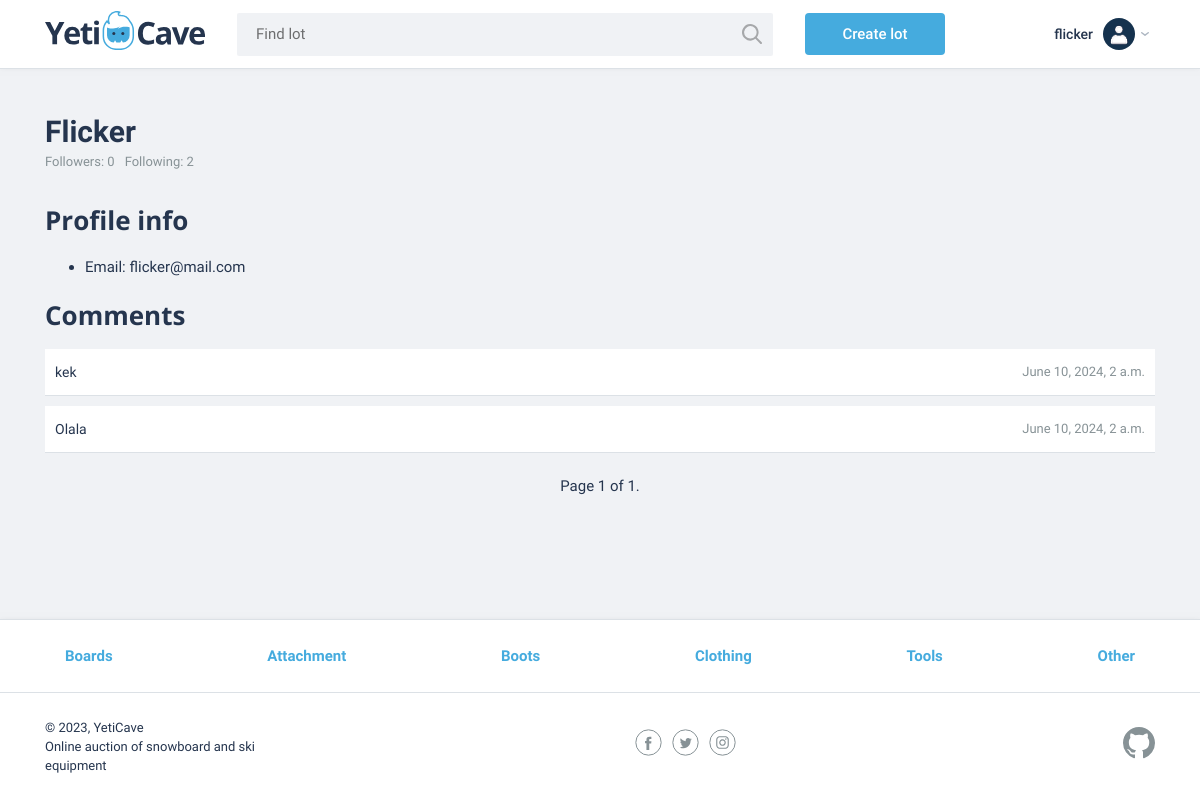
Screenshot of /profile/flicker/ (signed in) with the database file from the repository.
### yeticave/users/models.py (models this page shows, shortened)
class User(AbstractUser):
    first_name = None
    last_name = None
    email = models.EmailField("Email Address", unique=True)
    USERNAME_FIELD = "email"
    REQUIRED_FIELDS = []
    objects: UserManager = UserManager()
    comments: "CommentManager"
    bids: "BidManager"
    following: "FollowManager"
    followers: "FollowManager"

### yeticave/lots/models/Comment.py (models this page shows, shortened)
class Comment(models.Model):
    text = models.TextField("Comment")
    created_at = models.DateTimeField(auto_now_add=True)
    lot = models.ForeignKey(Lot, on_delete=models.CASCADE)
    author = models.ForeignKey(User, on_delete=models.CASCADE, related_name="comments")
    objects: CommentManager = CommentManager()

### yeticave/categories/models.py (models this page shows, shortened)
class Category(models.Model):
    name = models.CharField(max_length=64, choices=CATEGORIES)
    objects: CategoryManager = CategoryManager()

### yeticave/users/views/profile.py (the view)
# urls.py: path("profile/<str:username>/", profile, name="profile"),
@require_http_methods(["GET"])
def profile(request: HttpRequest, username: str) -> HttpResponse:
    TEMPLATE = "users/profile.html"
    COMMENTS_PER_PAGE = 5
    DEFAULT_PAGE = 1
    profile_user = get_object_or_404(User, username=username)
    is_followed = False
    if auth_user := get_authenticated_user(request):
        is_followed = Follow.objects.is_followed(auth_user, profile_user)
    comments = profile_user.comments.get_all_recent()
    paginator = Paginator(comments, COMMENTS_PER_PAGE)
    page_number = request.GET.get("page", DEFAULT_PAGE)
    page = paginator.get_page(page_number)
    context = {
        "page": page,
        "profile_user": profile_user,
        "is_followed": is_followed,
    }
    return render(request, TEMPLATE, context)

### yeticave/categories/context_processors.py (called while the page is built)
def categories(request):
    categories = Category.objects.all()
    return {"categories": categories}

### yeticave/categories/managers.py (called while the page is built)
    def get_queryset(self) -> CategoryQuerySet:
        return CategoryQuerySet(self.model, using=self._db)

### yeticave/core/context_processors.py (called while the page is built)
def custom_message_levels(request):
    return {
        "NOTIFICATION_LEVEL": settings.NOTIFICATION_LEVEL,
    }

### yeticave/core/utils/get_authenticated_user.py (called while the page is built)
def get_authenticated_user(request: HttpRequest) -> Optional["User"]:
    if request.user.is_authenticated:
        return cast("User", request.user)
    return None

### yeticave/followers/managers.py (called while the page is built)
    def get_total_count(self) -> int:
        return self.all().count()

    def is_following(self, follower: "User", following: "User") -> bool:
        return self.filter(follower=follower, following=following).exists()

    def get_queryset(self) -> FollowQuerySet:
        return FollowQuerySet(self.model, using=self._db)

    def get_total_count(self) -> int:
        return self.get_queryset().get_total_count()

    def is_followed(self, follower: "User", following: "User") -> bool:
        return self.get_queryset().is_following(follower, following)

### yeticave/lots/managers/CommentManager.py (called while the page is built)
    def get_all_recent(self):
        return self.all().order_by("-created_at")

    def get_queryset(self) -> "CommentQuerySet":
        return CommentQuerySet(self.model, using=self._db)

    def get_all_recent(self) -> "CommentQuerySet":
        return self.get_queryset().get_all_recent()

### yeticave/users/templates/users/profile.html (shortened to what this page needs)
{% extends "base.html" %}
{% block content %}
    <main class="container">
        <section class="profile">
            <div class="profile__header">
                <div class="header__left">
                    <h1 class="profile__title">{{ profile_user.username|capfirst }}</h1>
                    <small class="profile__follower-wrapper">
                        <span>Followers: {{ profile_user.followers.get_total_count }}</span>
                        <span>Following: {{ profile_user.following.get_total_count }}</span>
                    </small>
                </div>
            </div>
            <div class="profile__info">
                <h2>Profile info</h2>
                <ul class="profile__info-list">
                    <li class="profile__info-item">Email: {{ profile_user.email }}</li>
                </ul>
            </div>
            {% include "lots/comments.html" with comments=page author=False %}
        </section>
    </main>
{% endblock content %}

### templates/header.html (shortened to what this page needs)
{% load static %}
<header class="main-header">
    <div class="main-header__container container">
        <a href={% url 'lots:lot_list' %} class="main-header__logo">
            <img src="{% static 'img/logo.svg' %}"
                 width="160"
                 height="39"
                 alt="YetiCave Logo">
        </a>
        <form method="get" action="/search" class="main-header__search">
            <input type="search" name="text" placeholder="Find lot">
            <button class="main-header__search-btn" type="submit">
            </button>
        </form>
        {% if user.is_authenticated %}
            <a class="main-header__add-lot button"
               href="{% url 'lots:create_lot' %}">Create lot</a>
            <div class="main-header__menu-wrapper">
                <button class="menu-toggler">
                    <span>{{ user.username }}</span>
                    <img src="{% static 'img/user.png' %}"
                         width="32"
                         height="32"
                         alt="User avatar">
                </button>
            </div>
        {% endif %}
    </div>
</header>

### yeticave/lots/templates/lots/comments.html (shortened to what this page needs)
<div class="comments">
    <h2>Comments</h2>
    <div class="comments__list">
        {% for comment in comments %}
            <div class="comments__item">
                <div class="comments__description">
                    <p class="comments__text">{{ comment.text }}</p>
                    <small class="comments__date">{{ comment.created_at }}</small>
                </div>
            </div>
        {% endfor %}
        {% if page %}
            {% include "pagination.html" %}
        {% endif %}
    </div>
</div>

### templates/footer.html (shortened to what this page needs)
<footer class="main-footer">
    <nav class="nav">
        <ul class="nav__list container">
            {% for category in categories %}
                <li class="nav__item">
                    <a href="{% url "categories:category" category.id %}">
                        {{ category.name }}
                    </a>
                </li>
            {% endfor %}
        </ul>
    </nav>
    <div class="main-footer__bottom container">
        <div class="main-footer__copyright">
            <p>© 2023, YetiCave</p>
            <p>Online auction of snowboard and ski equipment</p>
        </div>
        <div class="main-footer__social">
            <a href="#" class="social-link">
                <svg width="27" height="27" class="social-link__item">
                    <use xlink:href="#facebook"></use>
                </svg>
            </a>
            <a href="#" class="social-link">
                <svg width="27" height="27" class="social-link__item">
                    <use xlink:href="#twitter"></use>
                </svg>
            </a>
            <a href="#" class="social-link">
                <svg width="27" height="27" class="social-link__item">
                    <use xlink:href="#instagram"></use>
                </svg>
            </a>
        </div>
        <div class="main-footer__developed-by">
            <a href="https://github.com/vFlicker" class="social-link">
                <svg width="32" height="32" class="social-link__item">
                    <use xlink:href="#github"></use>
                </svg>
            </a>
        </div>
    </div>
</footer>

### static/css/styles.css (style rules this page uses)
html { box-sizing: border-box; }
*, *:before, *:after { box-sizing: inherit; }
html, body { height: 100%; }
body { display: flex; flex-direction: column; min-width: 1140px; background-color: #f0f2f5; font-family: "Roboto", sans-serif; font-weight: 400; font-size: 15px; line-height: 26px; color: #25354e; }
main { flex: 1 0 auto; }
footer { flex-shrink: 0; }
a { text-decoration: none; }
button { padding: 0px; background: 0px 0px; border: none; text-decoration: none; cursor: pointer; display: inline-block; font: inherit; text-align: center; word-break: break-word; overflow-wrap: break-word; transition: color 0.3s ease 0s, background-color 0.3s ease 0s; outline: 0px; }
h2 { font-family: "Open Sans", sans-serif; font-size: 26px; font-weight: 700; }
.container { width: 1140px; margin: 0 auto; padding: 0 15px; }
.button { display: block; padding: 8px 20px; background-color: #45abde; color: #fff; text-align: center; font-weight: 500; border: none; border-radius: 4px; transition: background-color .1s; }
.main-header { background-color: #fff; border-bottom: 1px solid #dce1e6; box-shadow: 0px -8px 10px rgba(0, 0, 0, 0.5); }
.main-header__container { display: flex; justify-content: flex-start; align-items: center; min-height: 68px; padding: 0 15px; }
.main-header__logo { display: block; margin-right: 30px; }
.main-header__search { position: relative; width: 540px; margin-right: 30px; }
.main-header__search input[type="search"] { width: 100%; padding: 8px 19px 9px 19px; background-color: #f0f2f5; border: 2px solid #fff; border-radius: 4px; }
.main-header__search-btn { content: ""; position: absolute; top: 3px; right: 3px; width: 20px; height: 20px; padding: 20px; background: url("../img/search.svg") center no-repeat; opacity: 0.3; border: 0; font-size: 0; cursor: pointer; }
.main-header__add-lot { width: 100%; max-width: 140px; margin-right: 30px; }
.main-header__menu-wrapper { margin-left: auto; position: relative; }
.menu-toggler { display: flex; align-items: center; min-height: 68px; padding: 0 20px 0 20px; position: relative; background-color: transparent; border: none; cursor: pointer; }
.menu-toggler::after { content: ''; width: 12px; height: 8px; position: absolute; top: 50%; margin-top: -4px; right: 4px; background-image: url("../img/arrow.svg"); }
.menu-toggler span { margin-right: 10px; color: #25354e; font-size: 14px; font-weight: 500; line-height: 22px; }
.menu-toggler img { display: flex; width: 32px; height: 32px; margin: auto; border-radius: 50%; background-color: #fff; overflow: hidden; }
.main-footer { margin-top: 120px; background-color: #fff; border-top: 1px solid #dce1e6; box-shadow: 0px 8px 10px rgba(0, 0, 0, 0.5); }
.main-footer__bottom { display: flex; justify-content: space-between; align-items: center; padding: 25px 15px; }
.main-footer__copyright { max-width: 212px; }
.main-footer__copyright p { margin: 0; font-size: 13px; line-height: 19px; }
.main-footer__social { display: flex; gap: 10px; width: 110px; }
.social-link .social-link__item { stroke: #879296; fill: #879296; }
.main-footer .nav { background-color: #fff; border-bottom: 1px solid #dce1e6; }
.nav__list { display: flex; justify-content: space-between; flex-wrap: wrap; list-style: none; }
.nav__item a { position: relative; display: block; padding: 12px 0; font-weight: 700; color: #45abde; }
.nav__item a::before { content: ''; position: absolute; left: 50%; width: 0; height: 2px; background-color: #45abde; bottom: 0; -webkit-transition: all 0.3s ease 0s; -moz-transition: all 0.3s ease 0s; -ms-transition: all 0.3s ease 0s; -o-transition: all 0.3s ease 0s; transition: all 0.3s ease 0s; }
.main-footer .nav__item a { padding: 23px 20px; }
.profile { padding-top: 50px; }
.profile__header { display: flex; align-items: flex-start; gap: 40px; }
.profile__title { margin: 0 0 4px; }
.profile__follower-wrapper { display: flex; gap: 10px; margin-bottom: 10px; font-size: 13px; color: #879296; }
.profile__info-list { margin: 0; }
.profile__info-item { margin: 0; }
.comments__list { list-style: none; margin: 0; padding: 0; }
.comments__item { padding: 10px 10px; background-color: #fff; border-bottom: 1px solid #dce1e6; margin-bottom: 10px; }
.comments__description { display: flex; justify-content: space-between; align-items: center; gap: 10px; }
.comments__text { margin: 0; font-size: 14px; line-height: 22px; }
.comments__date { font-size: 13px; color: #879296; flex-shrink: 0; }

### rows the page displays
User: username "flicker", username "Flicker", followers.get_total_count "0", following.get_total_count "2", email "flicker@mail.com"
Comment: text "kek", created_at "June 10, 2024, 2 a.m."
Comment: text "Olala", created_at "June 10, 2024, 2 a.m."
Category: name "Boards"
Category: name "Attachment"
Category: name "Boots"
Category: name "Clothing"
Category: name "Tools"
Category: name "Other"

### other values shown
{{ page.number }} "1"
{{ page.paginator.num_pages }} "1"
